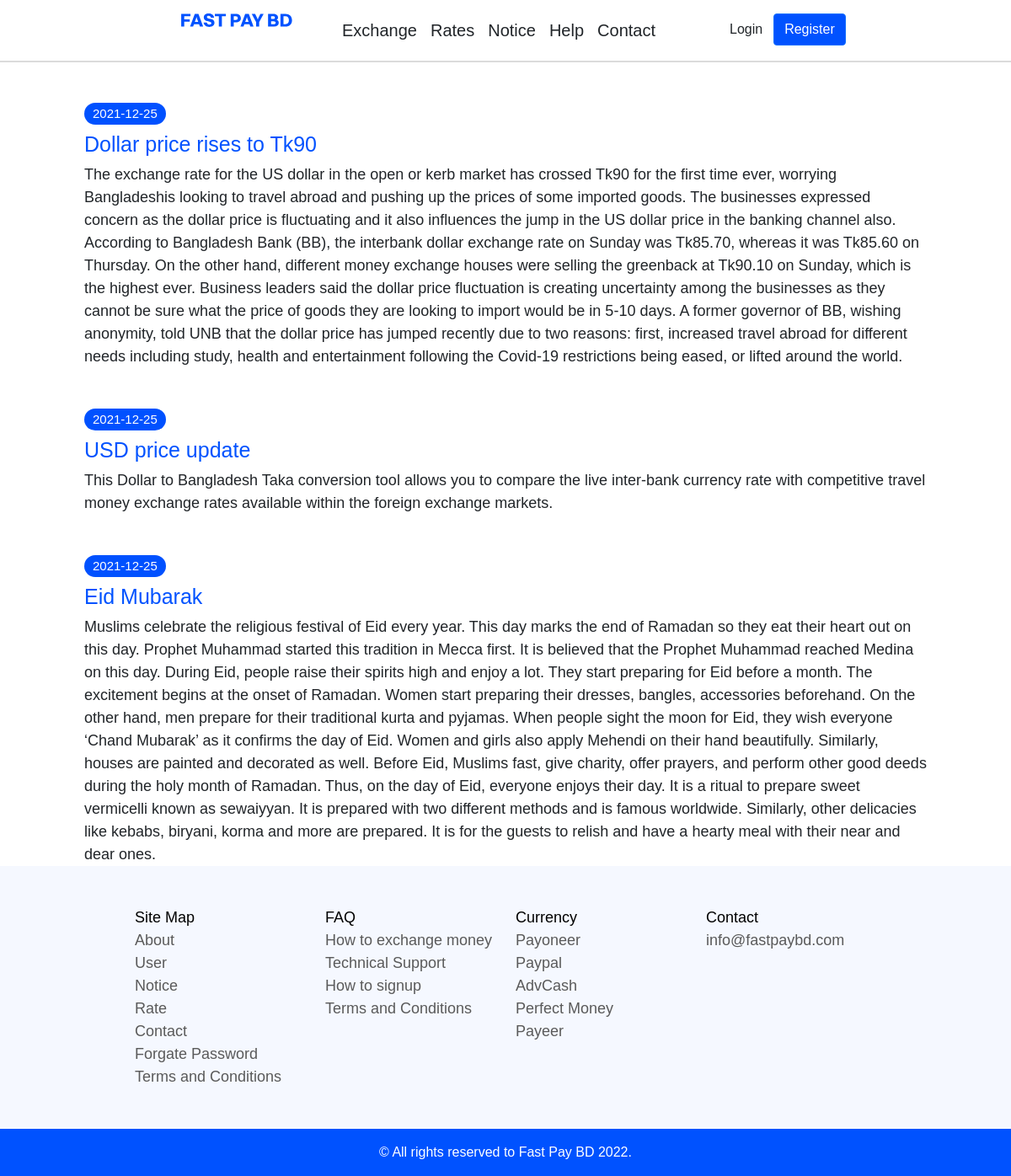
Page /notice.php on the committed database.
### tables this page shows
CREATE TABLE `notice` (
  `sno` int(4) NOT NULL,
  `sub` text NOT NULL,
  `body` text NOT NULL,
  `date` date NOT NULL DEFAULT current_timestamp()
);

### notice.php (the view, shortened to what this page needs)
<html lang="en">
<head>
    <link href="https://api.fontshare.com/css?f[]=clash-display@500,600,700,1&amp;f[]=switzer@300,400,500,600,700&amp;display=swap" rel="stylesheet">
    <link href="https://cdn.jsdelivr.net/npm/bootstrap@5.1.3/dist/css/bootstrap.min.css" rel="stylesheet">
    <link rel="stylesheet" href="style.css">
    <link rel="stylesheet" href="tailwind.output.css">
    <link rel="stylesheet" href="nav.css">
    <link rel="stylesheet" href="https://cdn.jsdelivr.net/npm/bootstrap-icons@1.7.2/font/bootstrap-icons.css">
    <link rel="stylesheet" href="https://use.fontawesome.com/releases/v5.15.4/css/all.css">
</head>
<body>
    <section class="nav_section">
        <div class="main_nav">
            <div class="nav_left">
                <a href="index.php"><img src="./logo.svg" alt="logo"></a>
            </div>
            <div class="nav_middle">
                <a class="navbar-brand" href="index.php">Exchange</a>
                <a class="navbar-brand" href="rate.php">Rates</a>
                <a class="navbar-brand" href="notice.php">Notice</a>
                <a class="navbar-brand" href="help.php">Help</a>
                <a class="navbar-brand" href="contact.php">Contact</a>
            </div>
            <div class="nav_right">
                <a href="user_login.php"><button type="button" class="btn">Login</button></a>
                <a href="user_regester.php"><button type="button" class="btn btn-primary">Register</button></a>
            </div>
        </div>
    </section>
    <section class="notice_notice">
        <?php
        include('connection.php');
        $nsql = "SELECT * FROM `notice` ORDER BY sno DESC LIMIT 10";
        $nquery = mysqli_query($con, $nsql);
        $row = "SELECT * FROM `notice`";
        $rowQuery = mysqli_query($con, $row);
        $mainrow = mysqli_num_rows($rowQuery);
        if ($mainrow == 0) {
            $nonotice = '<div class="no-notice">
            <h3 class="notice-title">No Notice Available Right Now.</h3>
        </div>';
        } else {
            while ($nfetch = mysqli_fetch_assoc($nquery)) {
        ?>
                <main class="notice px-3">
                    <div class="container">
                        <div class="date mt-5">
                            <div class="date_st">
                                <h4 class="date_main"><?php echo $nfetch['date'] ?></h4>
                            </div>
                        </div>
                        <h1 class="mt-2 heding"><?php echo $nfetch['sub'] ?></h1>
                        <p class="main_notice"><?php echo $nfetch['body'] ?></p>
                    </div>
                </main>
        <?php
            }
        };
        ?>
    </section>
    <?php
    include("footer.php")
    ?>
</body>
</html>

### style.css (style rules this page uses)
* { margin: 0; padding: 0; }
html, body { overflow-x: hidden; font-family: 'Switzer', sans-serif; }
.nav_section { padding: 0 10rem; border-bottom: 2px solid rgba(85, 85, 85, 0.21); }
.nav_section .main_nav { display: flex; justify-content: space-evenly; width: 100%; height: inherit; padding: 1rem 0; }
.nav_left { display: flex; width: 15%; justify-content: flex-start; align-items: flex-start; }
.nav_middle { display: flex; width: 50%; justify-content: center; align-items: center; }
.nav_right { width: 15%; display: flex; }
a.navbar-brand { font-size: 20px; font-weight: 500; }
section.notice_notice { height: inherit; width: 100%; }
.btn-primary { color: #fff; background-color: #0052ff !important; border-color: #0d6efd; }
h4.date_main { background-color: #0051ff; width: max-content; padding: 4px 10px; border-radius: 26px; font-size: 15px; color: white; font-weight: 500; }
h1.mt-2.heding { font-size: 25px; font-weight: 500; color: #0052ff; }
p.main_notice { font-size: 18px; font-weight: 400; margin-top: 0.5rem; }
@media (min-width: 1200px) and (max-width: 1440px) { .nav_middle { display: flex; width: 45%; } }

### nav.css (style rules this page uses)
html, body { overflow-x: hidden; font-family: 'Switzer', sans-serif; }

### rows in the picture
notice: date "2021-12-25", sub "Dollar price rises to Tk90", body "The exchange rate for the US dollar in the open or kerb market has crossed Tk90 for the first time ever, worrying Bangladeshis looking to travel abroad and pushing up the prices of some imported goods. The businesses expressed concern as the dollar price is fluctuating and it also influences the jump in the US dollar price in the banking channel also. According to Bangladesh Bank (BB), the interbank dollar exchange rate on Sunday was Tk85.70, whereas it was Tk85.60 on Thursday. On the other hand, different money exchange houses were selling the greenback at Tk90.10 on Sunday, which is the highest ever. Business leaders said the dollar price fluctuation is creating uncertainty among the…"
notice: date "2021-12-25", sub "USD price update", body "This Dollar to Bangladesh Taka conversion tool allows you to compare the live inter-bank currency rate with competitive travel money exchange rates available within the foreign exchange markets."
notice: date "2021-12-25", sub "Eid Mubarak", body "Muslims celebrate the religious festival of Eid every year. This day marks the end of Ramadan so they eat their heart out on this day. Prophet Muhammad started this tradition in Mecca first. It is believed that the Prophet Muhammad reached Medina on this day. During Eid, people raise their spirits high and enjoy a lot. They start preparing for Eid before a month. The excitement begins at the onset of Ramadan. Women start preparing their dresses, bangles, accessories beforehand. On the other hand, men prepare for their traditional kurta and pyjamas. When people sight the moon for Eid, they wish everyone ‘Chand Mubarak’ as it confirms the day of Eid. Women and girls also apply Mehendi on…"
